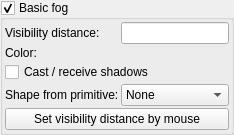
            <widget class="MyGroupBox" name="groupCheck_basic_fog_enabled">
             <property name="toolTip">
              <string>&lt;html&gt;&lt;head/&gt;&lt;body&gt;&lt;p&gt;Enables fog effect. Density of fog is constant over entire space.&lt;/p&gt;&lt;p&gt;Example:&lt;/p&gt;&lt;p&gt;&lt;img src=":/tooltips/tooltips_images/image - shader - fog.jpeg"/&gt;&lt;/p&gt;&lt;/body&gt;&lt;/html&gt;</string>
             </property>
             <property name="title">
              <string>Basic fog</string>
             </property>
             <property name="checkable">
              <bool>true</bool>
             </property>
             <layout class="QVBoxLayout" name="verticalLayout_30">
              <property name="spacing">
               <number>2</number>
              </property>
              <property name="leftMargin">
               <number>2</number>
              </property>
              <property name="topMargin">
               <number>2</number>
              </property>
              <property name="rightMargin">
               <number>2</number>
              </property>
              <property name="bottomMargin">
               <number>2</number>
              </property>
              <item>
               <layout class="QGridLayout" name="gridLayout_10" columnstretch="0,0">
                <property name="spacing">
                 <number>2</number>
                </property>
                <item row="0" column="1">
                 <widget class="MyLineEdit" name="logedit_basic_fog_visibility">
                  <property name="toolTip">
                   <string>&lt;html&gt;&lt;head/&gt;&lt;body&gt;&lt;p&gt;Visibility distance of fog. Visibility can be set by using '&lt;span style=" font-style:italic;"&gt;Set visibility distance by mouse'&lt;/span&gt; button&lt;/p&gt;&lt;p&gt;Lower values produce denser fog,&lt;/p&gt;&lt;/body&gt;&lt;/html&gt;</string>
                  </property>
                  <property name="alignment">
                   <set>Qt::AlignLeading|Qt::AlignLeft|Qt::AlignVCenter</set>
                  </property>
                 </widget>
                </item>
                <item row="3" column="1">
                 <widget class="MyComboBox" name="comboBox_basic_fog_primitive">
                  <property name="toolTip">
                   <string>Selects the geometric primitive used to define the spatial boundaries of basic fog. The chosen shape (such as box, sphere, or other available primitives) determines where in the scene the basic fog effect will be applied, allowing for precise control over the fog’s location and extent.</string>
                  </property>
                  <item>
                   <property name="text">
                    <string>None</string>
                   </property>
                  </item>
                 </widget>
                </item>
                <item row="0" column="0">
                 <widget class="QLabel" name="label_63">
                  <property name="text">
                   <string>Visibility distance:</string>
                  </property>
                 </widget>
                </item>
                <item row="1" column="0">
                 <widget class="QLabel" name="label_64">
                  <property name="text">
                   <string>Color:</string>
                  </property>
                 </widget>
                </item>
                <item row="3" column="0">
                 <widget class="QLabel" name="label_72">
                  <property name="text">
                   <string>Shape from primitive:</string>
                  </property>
                 </widget>
                </item>
                <item row="1" column="1">
                 <widget class="MyColorButton" name="colorButton_basic_fog_color" native="true">
                  <property name="toolTip">
                   <string>&lt;html&gt;&lt;head/&gt;&lt;body&gt;&lt;p&gt;Color of fog effect&lt;/p&gt;&lt;/body&gt;&lt;/html&gt;</string>
                  </property>
                  <property name="text" stdset="0">
                   <string>PushButton</string>
                  </property>
                 </widget>
                </item>
                <item row="2" column="0" colspan="2">
                 <widget class="MyCheckBox" name="checkBox_basic_fog_cast_shadows">
                  <property name="toolTip">
                   <string>&lt;html&gt;&lt;head/&gt;&lt;body&gt;&lt;p&gt;Enables full shadow interaction for basic fog. &lt;/p&gt;&lt;p&gt;When activated, basic fog volumes will both cast shadows onto scene geometry and receive shadows from other objects and light sources. &lt;/p&gt;&lt;p&gt;This affects how light propagates through the fog, allowing occlusion effects and shadowed regions within and behind fog areas. &lt;/p&gt;&lt;p&gt;The result is a more physically accurate and visually integrated rendering of fog, though enabling this may increase computational complexity and rendering time due to additional light and shadow sampling.&lt;/p&gt;&lt;/body&gt;&lt;/html&gt;</string>
                  </property>
                  <property name="text">
                   <string>Cast / receive shadows</string>
                  </property>
                 </widget>
                </item>
               </layout>
              </item>
              <item>
               <widget class="QPushButton" name="pushButton_set_fog_by_mouse">
                <property name="sizePolicy">
                 <sizepolicy hsizetype="Minimum" vsizetype="Maximum">
                  <horstretch>0</horstretch>
                  <verstretch>0</verstretch>
                 </sizepolicy>
                </property>
                <property name="toolTip">
                 <string>&lt;html&gt;&lt;head/&gt;&lt;body&gt;&lt;p&gt;Sets visibility distance using mouse pointer. Point the object which should be the farthest visible.&lt;/p&gt;&lt;p&gt;After using it don't forget to change &lt;span style=" font-style:italic;"&gt;Navigation&lt;/span&gt; / &lt;span style=" font-style:italic;"&gt;Mouse click function&lt;/span&gt; to continue work with the camera.&lt;/p&gt;&lt;/body&gt;&lt;/html&gt;</string>
                </property>
                <property name="text">
                 <string>Set visibility distance by mouse</string>
                </property>
               </widget>
              </item>
             </layout>
            </widget>
